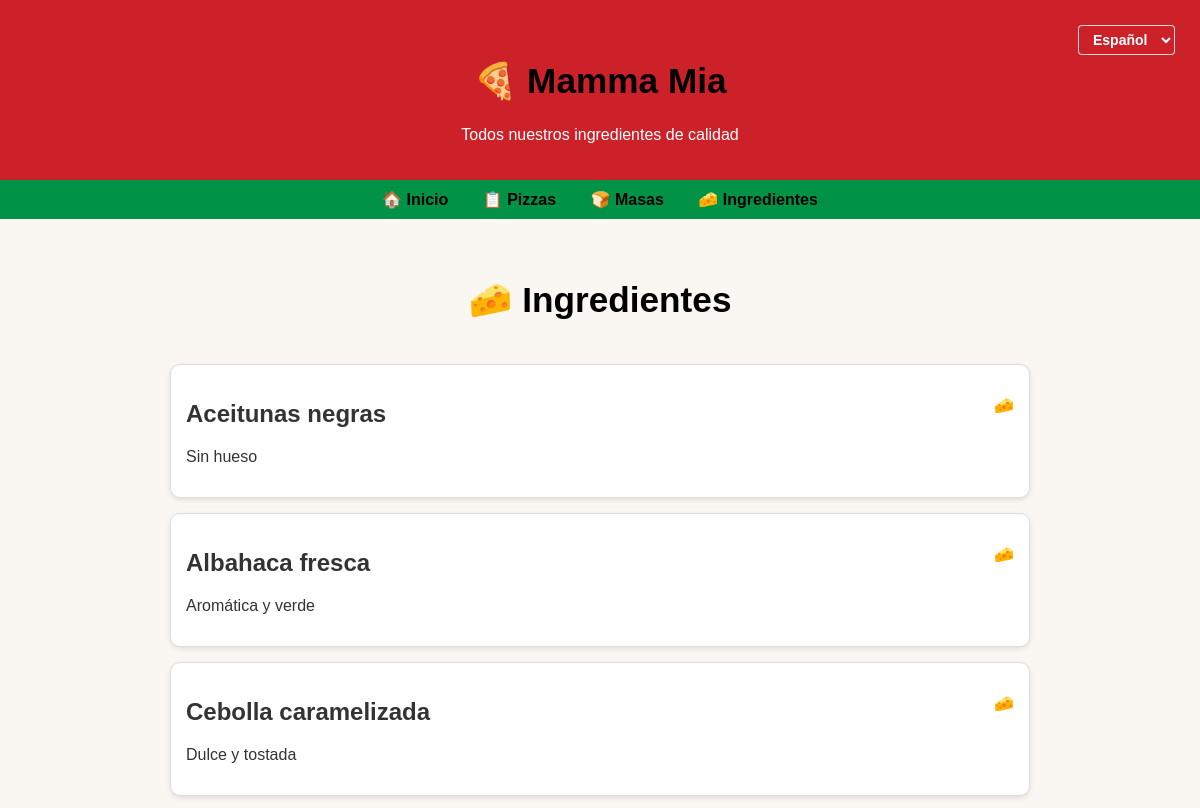
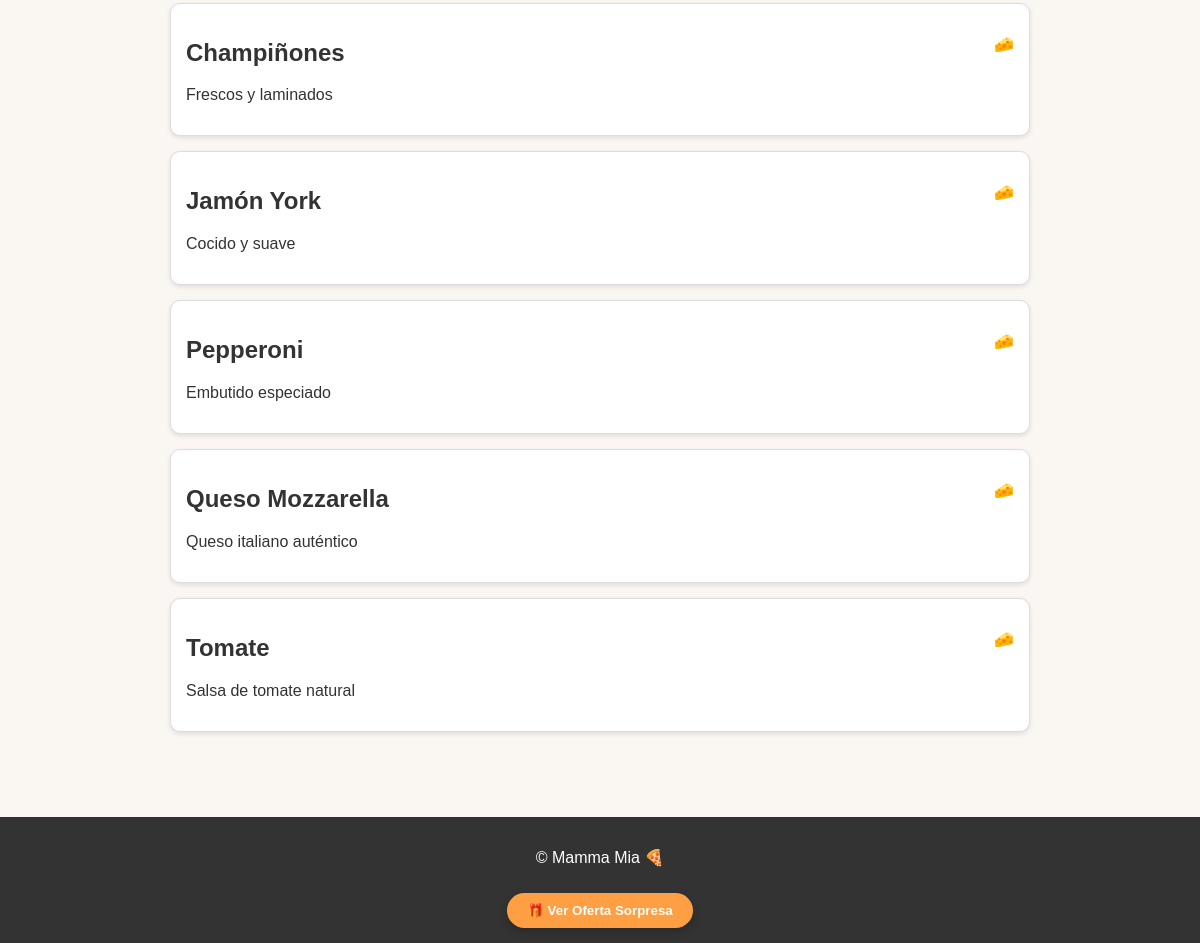
The app's page /es/ingredientes/ with its own data (2 pictures, top to bottom).
### mammaMia/models.py (models this page shows, shortened)
class Ingrediente(models.Model):
    nombre = models.CharField(max_length=50, unique=True)
    descripcion = models.TextField(blank=True)
    alergeno = models.BooleanField(default=False)

### mammaMia/views.py (the view)
# urls.py: path('ingredientes/', views.ListaIngredientes.as_view(), name='todosIngredientes'),
class ListaIngredientes(ListView):
    model = Ingrediente
    template_name = 'mammaMia/todosIngredientes.html'
    context_object_name = 'ingredientes'
    ordering = ['nombre']

### mammaMia/templates/mammaMia/todosIngredientes.html (shortened to what this page needs)
{% extends 'mammaMia/base.html' %}
{% load i18n %}
{% block subtitle %}{% trans "Todos nuestros ingredientes de calidad" %}{% endblock %}
{% block content %}
    <h1>🧀 {% trans "Ingredientes" %}</h1>
    {% if ingredientes %}
        <div class="contenedor">
            {% for ingrediente in ingredientes %}
            <div class="pizza">
                <a href="{% url 'detalleIngrediente' ingrediente.pk %}" class="pizza-link"></a>
                <div class="pizza-contenido">
                    <div class="pizza-info">
                        <h2>{{ ingrediente.nombre }}</h2>
                        <p>{{ ingrediente.descripcion|truncatewords:15 }}</p>
                    </div>
                    <div class="pizza-imagen">
                        <p>🧀</p>
                    </div>
                </div>
            </div>
            {% endfor %}
        </div>
    {% else %}
        <p>{% trans "No hay ingredientes disponibles." %}</p>
    {% endif %}
{% endblock %}

### mammaMia/static/mama.css (style rules this page uses)
body { background-color: #faf6f2; font-family: 'Poppins', sans-serif; color: #333; margin: 0; padding: 0; }
h1 { text-align: center; margin-top: 40px; font-size: 2.2em; color: #000000; display: flex; align-items: center; justify-content: center; gap: 10px; }
.contenedor { max-width: 900px; margin: auto; padding: 20px; }
.pizza { background: white; padding: 15px; margin-bottom: 15px; border-radius: 10px; border: 1px solid #ddd; box-shadow: 0 2px 5px rgba(0,0,0,0.1); transition: .2s; position: relative; cursor: pointer; }
.pizza-contenido { display: flex; align-items: flex; justify-content: space-between; gap: 20px; }
.pizza a.pizza-link { position: absolute; inset: 0; z-index: 2; text-indent: -9999px; }
.pizza-info { flex: 1; }
.pizza-info h2 { position: relative; z-index: 3; color: inherit; }

### records on screen
Ingrediente: nombre "Aceitunas negras", descripcion "Sin hueso"
Ingrediente: nombre "Albahaca fresca", descripcion "Aromática y verde"
Ingrediente: nombre "Cebolla caramelizada", descripcion "Dulce y tostada"
Ingrediente: nombre "Champiñones", descripcion "Frescos y laminados"
Ingrediente: nombre "Jamón York", descripcion "Cocido y suave"
Ingrediente: nombre "Pepperoni", descripcion "Embutido especiado"
Ingrediente: nombre "Queso Mozzarella", descripcion "Queso italiano auténtico"
Ingrediente: nombre "Tomate", descripcion "Salsa de tomate natural"

### other values on screen
form field language "Español"
